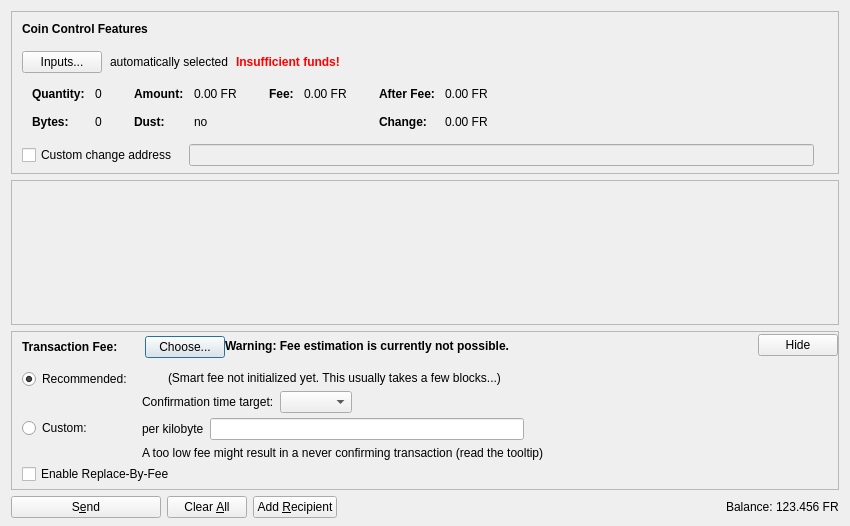
<?xml version="1.0" encoding="UTF-8"?>
<ui version="4.0">
 <class>SendCoinsDialog</class>
 <widget class="QDialog" name="SendCoinsDialog">
  <property name="geometry">
   <rect>
    <x>0</x>
    <y>0</y>
    <width>850</width>
    <height>526</height>
   </rect>
  </property>
  <property name="windowTitle">
   <string>Send Coins</string>
  </property>
  <layout class="QVBoxLayout" name="verticalLayout" stretch="0,1,0,0">
   <property name="bottomMargin">
    <number>8</number>
   </property>
   <item>
    <widget class="QFrame" name="frameCoinControl">
     <property name="sizePolicy">
      <sizepolicy hsizetype="Expanding" vsizetype="Expanding">
       <horstretch>0</horstretch>
       <verstretch>0</verstretch>
      </sizepolicy>
     </property>
     <property name="maximumSize">
      <size>
       <width>16777215</width>
       <height>16777215</height>
      </size>
     </property>
     <property name="frameShape">
      <enum>QFrame::StyledPanel</enum>
     </property>
     <property name="frameShadow">
      <enum>QFrame::Sunken</enum>
     </property>
     <layout class="QVBoxLayout" name="verticalLayoutCoinControl2">
      <property name="spacing">
       <number>0</number>
      </property>
      <property name="leftMargin">
       <number>0</number>
      </property>
      <property name="topMargin">
       <number>0</number>
      </property>
      <property name="rightMargin">
       <number>0</number>
      </property>
      <property name="bottomMargin">
       <number>6</number>
      </property>
      <item>
       <layout class="QVBoxLayout" name="verticalLayoutCoinControl" stretch="0,0,0,0,1">
        <property name="spacing">
         <number>0</number>
        </property>
        <property name="leftMargin">
         <number>10</number>
        </property>
        <property name="topMargin">
         <number>10</number>
        </property>
        <item>
         <layout class="QHBoxLayout" name="horizontalLayoutCoinControl1">
          <property name="bottomMargin">
           <number>15</number>
          </property>
          <item>
           <widget class="QLabel" name="labelCoinControlFeatures">
            <property name="sizePolicy">
             <sizepolicy hsizetype="Preferred" vsizetype="Maximum">
              <horstretch>0</horstretch>
              <verstretch>0</verstretch>
             </sizepolicy>
            </property>
            <property name="font">
             <font>
              <weight>75</weight>
              <bold>true</bold>
             </font>
            </property>
            <property name="styleSheet">
             <string notr="true">font-weight:bold;</string>
            </property>
            <property name="text">
             <string>Coin Control Features</string>
            </property>
           </widget>
          </item>
         </layout>
        </item>
        <item>
         <layout class="QHBoxLayout" name="horizontalLayoutCoinControl2" stretch="0,0,0,0">
          <property name="spacing">
           <number>8</number>
          </property>
          <property name="bottomMargin">
           <number>10</number>
          </property>
          <item>
           <widget class="QPushButton" name="pushButtonCoinControl">
            <property name="styleSheet">
             <string notr="true"/>
            </property>
            <property name="text">
             <string>Inputs...</string>
            </property>
            <property name="autoDefault">
             <bool>false</bool>
            </property>
           </widget>
          </item>
          <item>
           <widget class="QLabel" name="labelCoinControlAutomaticallySelected">
            <property name="text">
             <string>automatically selected</string>
            </property>
            <property name="margin">
             <number>5</number>
            </property>
           </widget>
          </item>
          <item>
           <widget class="QLabel" name="labelCoinControlInsuffFunds">
            <property name="font">
             <font>
              <weight>75</weight>
              <bold>true</bold>
             </font>
            </property>
            <property name="styleSheet">
             <string notr="true">color:red;font-weight:bold;</string>
            </property>
            <property name="text">
             <string>Insufficient funds!</string>
            </property>
            <property name="margin">
             <number>5</number>
            </property>
           </widget>
          </item>
          <item>
           <spacer name="horizontalSpacerCoinControl">
            <property name="orientation">
             <enum>Qt::Horizontal</enum>
            </property>
            <property name="sizeHint" stdset="0">
             <size>
              <width>40</width>
              <height>1</height>
             </size>
            </property>
           </spacer>
          </item>
         </layout>
        </item>
        <item>
         <widget class="QWidget" name="widgetCoinControl" native="true">
          <property name="sizePolicy">
           <sizepolicy hsizetype="Preferred" vsizetype="Preferred">
            <horstretch>0</horstretch>
            <verstretch>0</verstretch>
           </sizepolicy>
          </property>
          <property name="minimumSize">
           <size>
            <width>0</width>
            <height>0</height>
           </size>
          </property>
          <property name="styleSheet">
           <string notr="true"/>
          </property>
          <layout class="QHBoxLayout" name="horizontalLayoutCoinControl5">
           <property name="leftMargin">
            <number>0</number>
           </property>
           <property name="topMargin">
            <number>0</number>
           </property>
           <property name="rightMargin">
            <number>0</number>
           </property>
           <property name="bottomMargin">
            <number>0</number>
           </property>
           <item>
            <layout class="QHBoxLayout" name="horizontalLayoutCoinControl3" stretch="0,0,0,1">
             <property name="spacing">
              <number>20</number>
             </property>
             <property name="topMargin">
              <number>0</number>
             </property>
             <property name="bottomMargin">
              <number>10</number>
             </property>
             <item>
              <layout class="QFormLayout" name="formLayoutCoinControl1">
               <property name="horizontalSpacing">
                <number>10</number>
               </property>
               <property name="verticalSpacing">
                <number>14</number>
               </property>
               <property name="leftMargin">
                <number>10</number>
               </property>
               <property name="topMargin">
                <number>4</number>
               </property>
               <property name="rightMargin">
                <number>6</number>
               </property>
               <item row="0" column="0">
                <widget class="QLabel" name="labelCoinControlQuantityText">
                 <property name="font">
                  <font>
                   <weight>75</weight>
                   <bold>true</bold>
                  </font>
                 </property>
                 <property name="text">
                  <string>Quantity:</string>
                 </property>
                 <property name="margin">
                  <number>0</number>
                 </property>
                </widget>
               </item>
               <item row="0" column="1">
                <widget class="QLabel" name="labelCoinControlQuantity">
                 <property name="cursor">
                  <cursorShape>IBeamCursor</cursorShape>
                 </property>
                 <property name="contextMenuPolicy">
                  <enum>Qt::ActionsContextMenu</enum>
                 </property>
                 <property name="text">
                  <string notr="true">0</string>
                 </property>
                 <property name="margin">
                  <number>0</number>
                 </property>
                 <property name="textInteractionFlags">
                  <set>Qt::LinksAccessibleByMouse|Qt::TextSelectableByKeyboard|Qt::TextSelectableByMouse</set>
                 </property>
                </widget>
               </item>
               <item row="1" column="0">
                <widget class="QLabel" name="labelCoinControlBytesText">
                 <property name="font">
                  <font>
                   <weight>75</weight>
                   <bold>true</bold>
                  </font>
                 </property>
                 <property name="text">
                  <string>Bytes:</string>
                 </property>
                </widget>
               </item>
               <item row="1" column="1">
                <widget class="QLabel" name="labelCoinControlBytes">
                 <property name="cursor">
                  <cursorShape>IBeamCursor</cursorShape>
                 </property>
                 <property name="contextMenuPolicy">
                  <enum>Qt::ActionsContextMenu</enum>
                 </property>
                 <property name="text">
                  <string notr="true">0</string>
                 </property>
                 <property name="textInteractionFlags">
                  <set>Qt::LinksAccessibleByMouse|Qt::TextSelectableByKeyboard|Qt::TextSelectableByMouse</set>
                 </property>
                </widget>
               </item>
              </layout>
             </item>
             <item>
              <layout class="QFormLayout" name="formLayoutCoinControl2">
               <property name="horizontalSpacing">
                <number>10</number>
               </property>
               <property name="verticalSpacing">
                <number>14</number>
               </property>
               <property name="leftMargin">
                <number>6</number>
               </property>
               <property name="topMargin">
                <number>4</number>
               </property>
               <property name="rightMargin">
                <number>6</number>
               </property>
               <item row="0" column="0">
                <widget class="QLabel" name="labelCoinControlAmountText">
                 <property name="font">
                  <font>
                   <weight>75</weight>
                   <bold>true</bold>
                  </font>
                 </property>
                 <property name="text">
                  <string>Amount:</string>
                 </property>
                 <property name="margin">
                  <number>0</number>
                 </property>
                </widget>
               </item>
               <item row="0" column="1">
                <widget class="QLabel" name="labelCoinControlAmount">
                 <property name="cursor">
                  <cursorShape>IBeamCursor</cursorShape>
                 </property>
                 <property name="contextMenuPolicy">
                  <enum>Qt::ActionsContextMenu</enum>
                 </property>
                 <property name="text">
                  <string notr="true">0.00 FR</string>
                 </property>
                 <property name="textInteractionFlags">
                  <set>Qt::LinksAccessibleByMouse|Qt::TextSelectableByKeyboard|Qt::TextSelectableByMouse</set>
                 </property>
                </widget>
               </item>
               <item row="1" column="0">
                <widget class="QLabel" name="labelCoinControlLowOutputText">
                 <property name="font">
                  <font>
                   <weight>75</weight>
                   <bold>true</bold>
                  </font>
                 </property>
                 <property name="text">
                  <string>Dust:</string>
                 </property>
                </widget>
               </item>
               <item row="1" column="1">
                <widget class="QLabel" name="labelCoinControlLowOutput">
                 <property name="cursor">
                  <cursorShape>IBeamCursor</cursorShape>
                 </property>
                 <property name="contextMenuPolicy">
                  <enum>Qt::ActionsContextMenu</enum>
                 </property>
                 <property name="text">
                  <string notr="true">no</string>
                 </property>
                 <property name="textInteractionFlags">
                  <set>Qt::LinksAccessibleByMouse|Qt::TextSelectableByKeyboard|Qt::TextSelectableByMouse</set>
                 </property>
                </widget>
               </item>
              </layout>
             </item>
             <item>
              <layout class="QFormLayout" name="formLayoutCoinControl3">
               <property name="horizontalSpacing">
                <number>10</number>
               </property>
               <property name="verticalSpacing">
                <number>14</number>
               </property>
               <property name="leftMargin">
                <number>6</number>
               </property>
               <property name="topMargin">
                <number>4</number>
               </property>
               <property name="rightMargin">
                <number>6</number>
               </property>
               <item row="0" column="0">
                <widget class="QLabel" name="labelCoinControlFeeText">
                 <property name="font">
                  <font>
                   <weight>75</weight>
                   <bold>true</bold>
                  </font>
                 </property>
                 <property name="text">
                  <string>Fee:</string>
                 </property>
                 <property name="margin">
                  <number>0</number>
                 </property>
                </widget>
               </item>
               <item row="0" column="1">
                <widget class="QLabel" name="labelCoinControlFee">
                 <property name="cursor">
                  <cursorShape>IBeamCursor</cursorShape>
                 </property>
                 <property name="contextMenuPolicy">
                  <enum>Qt::ActionsContextMenu</enum>
                 </property>
                 <property name="text">
                  <string notr="true">0.00 FR</string>
                 </property>
                 <property name="textInteractionFlags">
                  <set>Qt::LinksAccessibleByMouse|Qt::TextSelectableByKeyboard|Qt::TextSelectableByMouse</set>
                 </property>
                </widget>
               </item>
              </layout>
             </item>
             <item>
              <layout class="QFormLayout" name="formLayoutCoinControl4">
               <property name="horizontalSpacing">
                <number>10</number>
               </property>
               <property name="verticalSpacing">
                <number>14</number>
               </property>
               <property name="leftMargin">
                <number>6</number>
               </property>
               <property name="topMargin">
                <number>4</number>
               </property>
               <property name="rightMargin">
                <number>6</number>
               </property>
               <item row="0" column="0">
                <widget class="QLabel" name="labelCoinControlAfterFeeText">
                 <property name="font">
                  <font>
                   <weight>75</weight>
                   <bold>true</bold>
                  </font>
                 </property>
                 <property name="text">
                  <string>After Fee:</string>
                 </property>
                 <property name="margin">
                  <number>0</number>
                 </property>
                </widget>
               </item>
               <item row="0" column="1">
                <widget class="QLabel" name="labelCoinControlAfterFee">
                 <property name="cursor">
                  <cursorShape>IBeamCursor</cursorShape>
                 </property>
                 <property name="contextMenuPolicy">
                  <enum>Qt::ActionsContextMenu</enum>
                 </property>
                 <property name="text">
                  <string notr="true">0.00 FR</string>
                 </property>
                 <property name="textInteractionFlags">
                  <set>Qt::LinksAccessibleByMouse|Qt::TextSelectableByKeyboard|Qt::TextSelectableByMouse</set>
                 </property>
                </widget>
               </item>
               <item row="1" column="0">
                <widget class="QLabel" name="labelCoinControlChangeText">
                 <property name="font">
                  <font>
                   <weight>75</weight>
                   <bold>true</bold>
                  </font>
                 </property>
                 <property name="text">
                  <string>Change:</string>
                 </property>
                </widget>
               </item>
               <item row="1" column="1">
                <widget class="QLabel" name="labelCoinControlChange">
                 <property name="cursor">
                  <cursorShape>IBeamCursor</cursorShape>
                 </property>
                 <property name="contextMenuPolicy">
                  <enum>Qt::ActionsContextMenu</enum>
                 </property>
                 <property name="text">
                  <string notr="true">0.00 FR</string>
                 </property>
                 <property name="textInteractionFlags">
                  <set>Qt::LinksAccessibleByMouse|Qt::TextSelectableByKeyboard|Qt::TextSelectableByMouse</set>
                 </property>
                </widget>
               </item>
              </layout>
             </item>
            </layout>
           </item>
          </layout>
         </widget>
        </item>
        <item>
         <layout class="QHBoxLayout" name="horizontalLayoutCoinControl4" stretch="0,0,0">
          <property name="spacing">
           <number>12</number>
          </property>
          <property name="sizeConstraint">
           <enum>QLayout::SetDefaultConstraint</enum>
          </property>
          <property name="topMargin">
           <number>5</number>
          </property>
          <property name="rightMargin">
           <number>5</number>
          </property>
          <item>
           <widget class="QCheckBox" name="checkBoxCoinControlChange">
            <property name="toolTip">
             <string>If this is activated, but the change address is empty or invalid, change will be sent to a newly generated address.</string>
            </property>
            <property name="text">
             <string>Custom change address</string>
            </property>
           </widget>
          </item>
          <item>
           <widget class="QValidatedLineEdit" name="lineEditCoinControlChange">
            <property name="enabled">
             <bool>false</bool>
            </property>
            <property name="sizePolicy">
             <sizepolicy hsizetype="Expanding" vsizetype="Fixed">
              <horstretch>0</horstretch>
              <verstretch>0</verstretch>
             </sizepolicy>
            </property>
           </widget>
          </item>
          <item>
           <widget class="QLabel" name="labelCoinControlChangeLabel">
            <property name="sizePolicy">
             <sizepolicy hsizetype="Preferred" vsizetype="Expanding">
              <horstretch>0</horstretch>
              <verstretch>0</verstretch>
             </sizepolicy>
            </property>
            <property name="minimumSize">
             <size>
              <width>0</width>
              <height>0</height>
             </size>
            </property>
            <property name="text">
             <string/>
            </property>
            <property name="margin">
             <number>3</number>
            </property>
           </widget>
          </item>
         </layout>
        </item>
        <item>
         <spacer name="verticalSpacerCoinControl">
          <property name="orientation">
           <enum>Qt::Vertical</enum>
          </property>
          <property name="sizeHint" stdset="0">
           <size>
            <width>800</width>
            <height>1</height>
           </size>
          </property>
         </spacer>
        </item>
       </layout>
      </item>
     </layout>
    </widget>
   </item>
   <item>
    <widget class="QScrollArea" name="scrollArea">
     <property name="widgetResizable">
      <bool>true</bool>
     </property>
     <widget class="QWidget" name="scrollAreaWidgetContents">
      <property name="geometry">
       <rect>
        <x>0</x>
        <y>0</y>
        <width>830</width>
        <height>104</height>
       </rect>
      </property>
      <layout class="QVBoxLayout" name="verticalLayout_2" stretch="0,1">
       <property name="leftMargin">
        <number>0</number>
       </property>
       <property name="topMargin">
        <number>0</number>
       </property>
       <property name="rightMargin">
        <number>0</number>
       </property>
       <property name="bottomMargin">
        <number>0</number>
       </property>
       <item>
        <layout class="QVBoxLayout" name="entries">
         <property name="spacing">
          <number>6</number>
         </property>
        </layout>
       </item>
       <item>
        <spacer name="verticalSpacer">
         <property name="orientation">
          <enum>Qt::Vertical</enum>
         </property>
         <property name="sizeHint" stdset="0">
          <size>
           <width>20</width>
           <height>40</height>
          </size>
         </property>
        </spacer>
       </item>
      </layout>
     </widget>
    </widget>
   </item>
   <item>
    <widget class="QFrame" name="frameFee">
     <property name="sizePolicy">
      <sizepolicy hsizetype="Expanding" vsizetype="Expanding">
       <horstretch>0</horstretch>
       <verstretch>0</verstretch>
      </sizepolicy>
     </property>
     <property name="maximumSize">
      <size>
       <width>16777215</width>
       <height>16777215</height>
      </size>
     </property>
     <property name="frameShape">
      <enum>QFrame::StyledPanel</enum>
     </property>
     <property name="frameShadow">
      <enum>QFrame::Sunken</enum>
     </property>
     <layout class="QVBoxLayout" name="verticalLayoutFee1">
      <property name="spacing">
       <number>0</number>
      </property>
      <property name="leftMargin">
       <number>0</number>
      </property>
      <property name="topMargin">
       <number>0</number>
      </property>
      <property name="rightMargin">
       <number>0</number>
      </property>
      <property name="bottomMargin">
       <number>0</number>
      </property>
      <item>
       <layout class="QVBoxLayout" name="verticalLayoutFee2" stretch="0,0,0">
        <property name="spacing">
         <number>0</number>
        </property>
        <property name="leftMargin">
         <number>10</number>
        </property>
        <property name="topMargin">
         <number>0</number>
        </property>
        <item>
         <layout class="QHBoxLayout" name="horizontalLayoutFee1">
          <property name="bottomMargin">
           <number>0</number>
          </property>
          <item>
           <layout class="QVBoxLayout" name="verticalLayoutFee7">
            <property name="spacing">
             <number>0</number>
            </property>
            <item>
             <spacer name="verticalSpacerSmartFee">
              <property name="orientation">
               <enum>Qt::Vertical</enum>
              </property>
              <property name="sizeType">
               <enum>QSizePolicy::Fixed</enum>
              </property>
              <property name="sizeHint" stdset="0">
               <size>
                <width>1</width>
                <height>4</height>
               </size>
              </property>
             </spacer>
            </item>
            <item>
             <layout class="QHBoxLayout" name="horizontalLayoutSmartFee">
              <property name="spacing">
               <number>10</number>
              </property>
              <item>
               <widget class="QLabel" name="labelFeeHeadline">
                <property name="sizePolicy">
                 <sizepolicy hsizetype="Preferred" vsizetype="Maximum">
                  <horstretch>0</horstretch>
                  <verstretch>0</verstretch>
                 </sizepolicy>
                </property>
                <property name="font">
                 <font>
                  <weight>75</weight>
                  <bold>true</bold>
                 </font>
                </property>
                <property name="styleSheet">
                 <string notr="true">font-weight:bold;</string>
                </property>
                <property name="text">
                 <string>Transaction Fee:</string>
                </property>
               </widget>
              </item>
              <item>
               <widget class="QLabel" name="labelFeeMinimized">
                <property name="text">
                 <string/>
                </property>
               </widget>
              </item>
              <item>
               <widget class="QPushButton" name="buttonChooseFee">
                <property name="text">
                 <string>Choose...</string>
                </property>
               </widget>
              </item>
             </layout>
            </item>
            <item>
             <spacer name="verticalSpacer_5">
              <property name="orientation">
               <enum>Qt::Vertical</enum>
              </property>
              <property name="sizeHint" stdset="0">
               <size>
                <width>1</width>
                <height>1</height>
               </size>
              </property>
             </spacer>
            </item>
           </layout>
          </item>
          <item>
           <widget class="QLabel" name="fallbackFeeWarningLabel">
            <property name="toolTip">
             <string>Using the fallbackfee can result in sending a transaction that will take several hours or days (or never) to confirm. Consider choosing your fee manually or wait until you have validated the complete chain.</string>
            </property>
            <property name="font">
            <font>
                <weight>75</weight>
                <bold>true</bold>
            </font>
            </property>
            <property name="text">
             <string>Warning: Fee estimation is currently not possible.</string>
            </property>
            <property name="wordWrap">
             <bool>false</bool>
            </property>
           </widget>
          </item>
          <item>
           <spacer name="horizontalSpacer_4">
            <property name="orientation">
             <enum>Qt::Horizontal</enum>
            </property>
            <property name="sizeType">
             <enum>QSizePolicy::MinimumExpanding</enum>
            </property>
            <property name="sizeHint" stdset="0">
             <size>
              <width>40</width>
              <height>20</height>
             </size>
            </property>
           </spacer>
          </item>
          <item>
           <widget class="QPushButton" name="buttonMinimizeFee">
            <property name="toolTip">
             <string>Hide transaction fee settings</string>
            </property>
            <property name="text">
             <string>Hide</string>
            </property>
           </widget>
          </item>
         </layout>
        </item>
        <item>
         <widget class="QFrame" name="frameFeeSelection">
          <layout class="QVBoxLayout" name="verticalLayoutFee12">
           <property name="spacing">
            <number>0</number>
           </property>
           <property name="leftMargin">
            <number>0</number>
           </property>
           <property name="topMargin">
            <number>0</number>
           </property>
           <property name="rightMargin">
            <number>0</number>
           </property>
           <property name="bottomMargin">
            <number>0</number>
           </property>
           <item>
            <layout class="QGridLayout" name="gridLayoutFee">
             <property name="topMargin">
              <number>10</number>
             </property>
             <property name="bottomMargin">
              <number>4</number>
             </property>
             <property name="horizontalSpacing">
              <number>10</number>
             </property>
             <property name="verticalSpacing">
              <number>4</number>
             </property>
             <item row="1" column="1">
              <layout class="QVBoxLayout" name="verticalLayoutFee8">
               <property name="spacing">
                <number>6</number>
               </property>
               <item>
                <layout class="QHBoxLayout" name="horizontalLayoutFee13">
                 <item>
                  <widget class="QLabel" name="labelCustomPerKilobyte">
                   <property name="toolTip">
                    <string>Specify a custom fee per kB (1,000 bytes) of the transaction's virtual size.

Note:  Since the fee is calculated on a per-byte basis, a fee of "100 satoshis per kB" for a transaction size of 500 bytes (half of 1 kB) would ultimately yield a fee of only 50 satoshis.</string>
                   </property>
                   <property name="text">
                    <string>per kilobyte</string>
                   </property>
                  </widget>
                 </item>
                 <item>
                  <widget class="BitcoinAmountField" name="customFee"/>
                 </item>
                 <item>
                  <spacer name="horizontalSpacer_6">
                   <property name="orientation">
                    <enum>Qt::Horizontal</enum>
                   </property>
                   <property name="sizeHint" stdset="0">
                    <size>
                     <width>1</width>
                     <height>1</height>
                    </size>
                   </property>
                  </spacer>
                 </item>
                </layout>
               </item>
               <item>
                <layout class="QHBoxLayout" name="horizontalLayoutFee8">
                 <item>
                  <widget class="QLabel" name="labelCustomFeeWarning">
                   <property name="enabled">
                    <bool>true</bool>
                   </property>
                   <property name="toolTip">
                    <string>When there is less transaction volume than space in the blocks, miners as well as relaying nodes may enforce a minimum fee. Paying only this minimum fee is just fine, but be aware that this can result in a never confirming transaction once there is more demand for bitcoin transactions than the network can process.</string>
                   </property>
                   <property name="text">
                    <string>A too low fee might result in a never confirming transaction (read the tooltip)</string>
                   </property>
                  </widget>
                 </item>
                 <item>
                  <spacer name="horizontalSpacer_2">
                   <property name="orientation">
                    <enum>Qt::Horizontal</enum>
                   </property>
                   <property name="sizeHint" stdset="0">
                    <size>
                     <width>1</width>
                     <height>1</height>
                    </size>
                   </property>
                  </spacer>
                 </item>
                </layout>
               </item>
              </layout>
             </item>
             <item row="0" column="0">
              <layout class="QVBoxLayout" name="verticalLayoutFee4" stretch="0,1">
               <item>
                <widget class="QRadioButton" name="radioSmartFee">
                 <property name="text">
                  <string>Recommended:</string>
                 </property>
                 <property name="checked">
                  <bool>true</bool>
                 </property>
                 <attribute name="buttonGroup">
                  <string notr="true">groupFee</string>
                 </attribute>
                </widget>
               </item>
               <item>
                <spacer name="verticalSpacer_2">
                 <property name="orientation">
                  <enum>Qt::Vertical</enum>
                 </property>
                 <property name="sizeHint" stdset="0">
                  <size>
                   <width>1</width>
                   <height>1</height>
                  </size>
                 </property>
                </spacer>
               </item>
              </layout>
             </item>
             <item row="1" column="0">
              <layout class="QVBoxLayout" name="verticalLayoutFee9" stretch="0,1">
               <item>
                <widget class="QRadioButton" name="radioCustomFee">
                 <property name="text">
                  <string>Custom:</string>
                 </property>
                 <attribute name="buttonGroup">
                  <string notr="true">groupFee</string>
                 </attribute>
                </widget>
               </item>
               <item>
                <spacer name="verticalSpacer_6">
                 <property name="orientation">
                  <enum>Qt::Vertical</enum>
                 </property>
                 <property name="sizeHint" stdset="0">
                  <size>
                   <width>1</width>
                   <height>1</height>
                  </size>
                 </property>
                </spacer>
               </item>
              </layout>
             </item>
             <item row="0" column="1">
              <layout class="QVBoxLayout" name="verticalLayoutFee3" stretch="0,0,1">
               <property name="spacing">
                <number>6</number>
               </property>
               <property name="topMargin">
                <number>2</number>
               </property>
               <item>
                <layout class="QHBoxLayout" name="horizontalLayoutFee12">
                 <item>
                  <widget class="QLabel" name="labelSmartFee">
                   <property name="text">
                    <string/>
                   </property>
                  </widget>
                 </item>
                 <item>
                  <widget class="QLabel" name="labelFeeEstimation">
                   <property name="text">
                    <string/>
                   </property>
                  </widget>
                 </item>
                 <item>
                  <widget class="QLabel" name="labelSmartFee2">
                   <property name="text">
                    <string>(Smart fee not initialized yet. This usually takes a few blocks...)</string>
                   </property>
                  </widget>
                 </item>
                 <item>
                  <spacer name="horizontalSpacer_5">
                   <property name="orientation">
                    <enum>Qt::Horizontal</enum>
                   </property>
                   <property name="sizeHint" stdset="0">
                    <size>
                     <width>1</width>
                     <height>1</height>
                    </size>
                   </property>
                  </spacer>
                 </item>
                </layout>
               </item>
               <item>
                <layout class="QHBoxLayout" name="horizontalLayoutFee9">
                 <item>
                  <layout class="QVBoxLayout" name="verticalLayoutFee6">
                   <item>
                    <widget class="QLabel" name="labelSmartFee3">
                     <property name="text">
                      <string>Confirmation time target:</string>
                     </property>
                    </widget>
                   </item>
                  </layout>
                 </item>
                 <item>
                  <layout class="QVBoxLayout" name="verticalLayoutFee5">
                   <property name="rightMargin">
                    <number>30</number>
                   </property>
                   <item>
                    <layout class="QHBoxLayout" name="horizontalLayoutConfTarget">
                     <property name="bottomMargin">
                      <number>0</number>
                     </property>
                     <item>
                      <widget class="QComboBox" name="confTargetSelector"/>
                     </item>
                     <item>
                      <spacer name="horizontalSpacerConfTarget">
                       <property name="orientation">
                        <enum>Qt::Horizontal</enum>
                       </property>
                       <property name="sizeHint" stdset="0">
                        <size>
                         <width>40</width>
                         <height>20</height>
                        </size>
                       </property>
                      </spacer>
                     </item>
                    </layout>
                   </item>
                  </layout>
                 </item>
                </layout>
               </item>
               <item>
                <spacer name="verticalSpacer_4">
                 <property name="orientation">
                  <enum>Qt::Vertical</enum>
                 </property>
                 <property name="sizeHint" stdset="0">
                  <size>
                   <width>1</width>
                   <height>1</height>
                  </size>
                 </property>
                </spacer>
               </item>
              </layout>
             </item>
            </layout>
           </item>
           <item>
            <widget class="QCheckBox" name="optInRBF">
             <property name="text">
              <string>Enable Replace-By-Fee</string>
             </property>
             <property name="toolTip">
              <string>With Replace-By-Fee (BIP-125) you can increase a transaction's fee after it is sent. Without this, a higher fee may be recommended to compensate for increased transaction delay risk.</string>
             </property>
            </widget>
           </item>
          </layout>
         </widget>
        </item>
        <item>
         <spacer name="verticalSpacerFee">
          <property name="orientation">
           <enum>Qt::Vertical</enum>
          </property>
          <property name="sizeHint" stdset="0">
           <size>
            <width>40</width>
            <height>5</height>
           </size>
          </property>
         </spacer>
        </item>
       </layout>
      </item>
     </layout>
    </widget>
   </item>
   <item>
    <layout class="QHBoxLayout" name="horizontalLayout">
     <item>
      <widget class="QPushButton" name="sendButton">
       <property name="minimumSize">
        <size>
         <width>150</width>
         <height>0</height>
        </size>
       </property>
       <property name="toolTip">
        <string>Confirm the send action</string>
       </property>
       <property name="text">
        <string>S&amp;end</string>
       </property>
       <property name="icon">
        <iconset resource="../bitcoin.qrc">
         <normaloff>:/icons/send</normaloff>:/icons/send</iconset>
       </property>
       <property name="autoDefault">
        <bool>false</bool>
       </property>
       <property name="default">
        <bool>false</bool>
       </property>
      </widget>
     </item>
     <item>
      <widget class="QPushButton" name="clearButton">
       <property name="sizePolicy">
        <sizepolicy hsizetype="Minimum" vsizetype="Fixed">
         <horstretch>0</horstretch>
         <verstretch>0</verstretch>
        </sizepolicy>
       </property>
       <property name="toolTip">
        <string>Clear all fields of the form.</string>
       </property>
       <property name="text">
        <string>Clear &amp;All</string>
       </property>
       <property name="icon">
        <iconset resource="../bitcoin.qrc">
         <normaloff>:/icons/remove</normaloff>:/icons/remove</iconset>
       </property>
       <property name="autoDefault">
        <bool>false</bool>
       </property>
      </widget>
     </item>
     <item>
      <widget class="QPushButton" name="addButton">
       <property name="toolTip">
        <string>Send to multiple recipients at once</string>
       </property>
       <property name="text">
        <string>Add &amp;Recipient</string>
       </property>
       <property name="icon">
        <iconset resource="../bitcoin.qrc">
         <normaloff>:/icons/add</normaloff>:/icons/add</iconset>
       </property>
       <property name="autoDefault">
        <bool>false</bool>
       </property>
      </widget>
     </item>
     <item>
      <spacer name="horizontalSpacer">
       <property name="orientation">
        <enum>Qt::Horizontal</enum>
       </property>
       <property name="sizeHint" stdset="0">
        <size>
         <width>40</width>
         <height>20</height>
        </size>
       </property>
      </spacer>
     </item>
     <item>
      <layout class="QHBoxLayout" name="horizontalLayout_2">
       <property name="spacing">
        <number>3</number>
       </property>
       <item>
        <widget class="QLabel" name="labelBalanceName">
         <property name="sizePolicy">
          <sizepolicy hsizetype="Preferred" vsizetype="Fixed">
           <horstretch>0</horstretch>
           <verstretch>0</verstretch>
          </sizepolicy>
         </property>
         <property name="text">
          <string>Balance:</string>
         </property>
        </widget>
       </item>
       <item>
        <widget class="QLabel" name="labelBalance">
         <property name="sizePolicy">
          <sizepolicy hsizetype="Preferred" vsizetype="Fixed">
           <horstretch>0</horstretch>
           <verstretch>0</verstretch>
          </sizepolicy>
         </property>
         <property name="cursor">
          <cursorShape>IBeamCursor</cursorShape>
         </property>
         <property name="text">
          <string notr="true">123.456 FR</string>
         </property>
         <property name="textInteractionFlags">
          <set>Qt::LinksAccessibleByMouse|Qt::TextSelectableByKeyboard|Qt::TextSelectableByMouse</set>
         </property>
        </widget>
       </item>
      </layout>
     </item>
    </layout>
   </item>
  </layout>
 </widget>
 <customwidgets>
  <customwidget>
   <class>QValidatedLineEdit</class>
   <extends>QLineEdit</extends>
   <header>qt/qvalidatedlineedit.h</header>
  </customwidget>
  <customwidget>
   <class>BitcoinAmountField</class>
   <extends>QLineEdit</extends>
   <header>qt/bitcoinamountfield.h</header>
   <container>1</container>
  </customwidget>
 </customwidgets>
 <resources>
  <include location="../bitcoin.qrc"/>
 </resources>
 <connections/>
 <buttongroups>
  <buttongroup name="groupFee"/>
 </buttongroups>
</ui>
